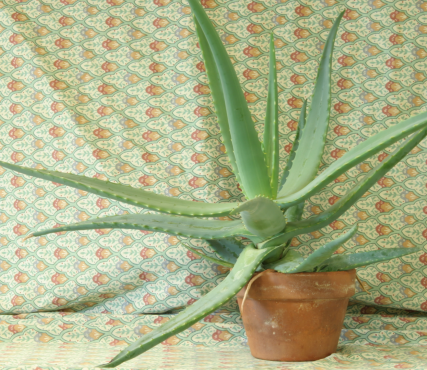
#> input picture stereo_data/middlebury_2006/Aloe/view1.png, 427 x 370 px
$ python haze_gen.py
#> lines starting #> are read from the running program, lines starting #| are printed output that depends on the picture
import numpy as np
import cv2 as cv
import glob
import random

folders = glob.glob("middlebury_2006/*")
for folder in folders:
    print(folder.split('/')[1])
    limg = cv.imread(folder+'/view1.png', 1)/255.0
    ldis = cv.imread(folder+'/disp1.png', 0)/3
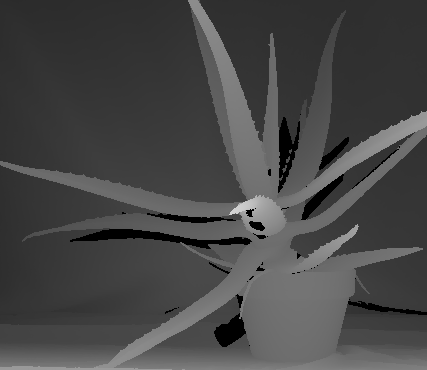
#> input picture stereo_data/middlebury_2006/Aloe/disp1.png, 427 x 370 px
#> ldis: shape (370, 427) float64; min 0, max 70.33, mean 23.4
    rimg = cv.imread(folder+'/view5.png', 1)/255.0
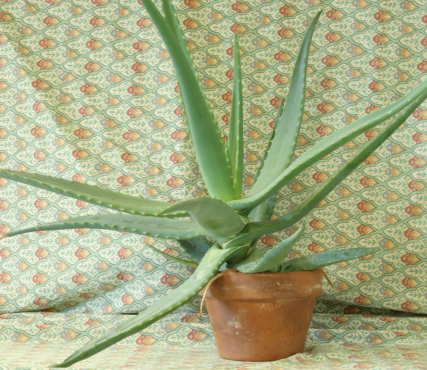
#> input picture stereo_data/middlebury_2006/Aloe/view5.png, 427 x 370 px
    rdis = cv.imread(folder+'/disp5.png', 0)/3
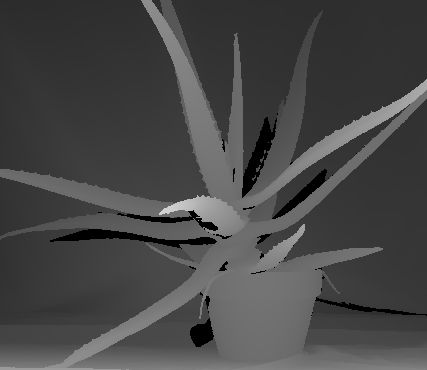
#> input picture stereo_data/middlebury_2006/Aloe/disp5.png, 427 x 370 px
#> rdis: shape (370, 427) float64; min 0, max 70.33, mean 23.5
    for i in range(1, ldis.shape[0]):
        for j in range(ldis.shape[1]):
            if (ldis[i,j] == 0):
                ldis[i, j] = ldis[i-1, j]
            if (rdis[i,j] == 0):
                rdis[i, j] = rdis[i-1, j]
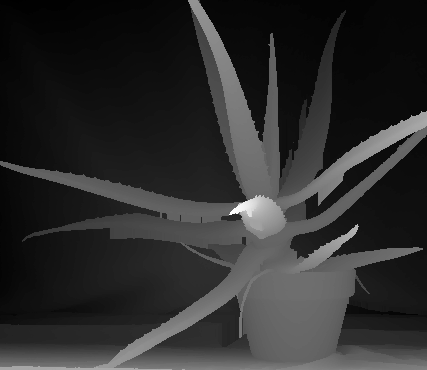
#> ldis: shape (370, 427) float64; min 14.33, max 70.33, mean 24.2; drawn with min black and max white
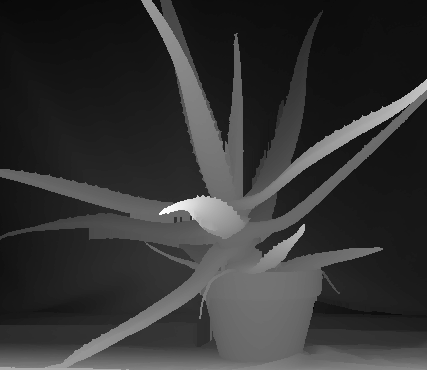
#> rdis: shape (370, 427) float64; min 12.33, max 70.33, mean 24.2; drawn with min black and max white
    for i in range(ldis.shape[0]):
        for j in range(1, ldis.shape[1]):
            if (ldis[i,j] == 0):
                ldis[i, j] = ldis[i, j-1]
            if (rdis[i,j] == 0):
                rdis[i, j] = rdis[i, j-1]
    ldis = np.clip(ldis, 1, ldis.shape[1])
    rdis = np.clip(rdis, 1, rdis.shape[1])
    ldepth = 3740*0.016/ldis
    rdepth = 3740*0.016/rdis
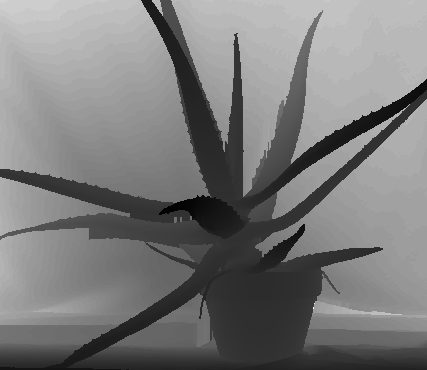
#> rdepth: shape (370, 427) float64; min 0.851, max 4.85, mean 2.78; drawn with min black and max white
    for c in range(10):
        alpha = random.uniform(0.75, 1.0)
        beta = random.uniform(0, 1.5)
        lt = np.exp(-beta*cv.merge((ldepth, ldepth, ldepth)))
        rt = np.exp(-beta*cv.merge((rdepth, rdepth, rdepth)))
        lI = 255*(np.multiply(limg,lt)+alpha*(1-lt))
        rI = 255*(np.multiply(rimg,rt)+alpha*(1-rt))
        lI = lI.astype(np.uint8)
        rI = rI.astype(np.uint8)
        name = folder.split('/')[1]
        print(name+'?'+str(c)+'?'+str(alpha)+'?'+str(beta))
        cv.imwrite('hazy_images/'+name+'_'+str(c)+'_0.png', lI)
        cv.imwrite('hazy_images/'+name+'_'+str(c)+'_1.png', rI)
#> this loop made 10 passes
#> pass 1, `rI = 255*(np.multiply(rimg,rt)+alpha*(1-rt))`:
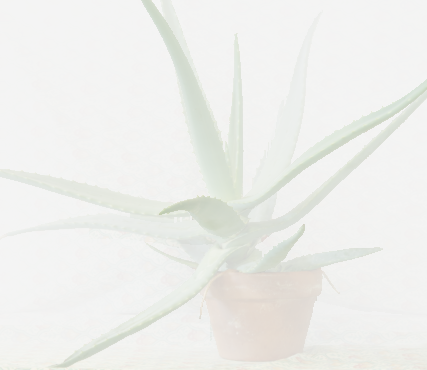
#> rI: shape (370, 427, 3) float64; mean B, G, R 236.4, 239.3, 238.7
#> pass 2 of the loop `for folder in folders:`:
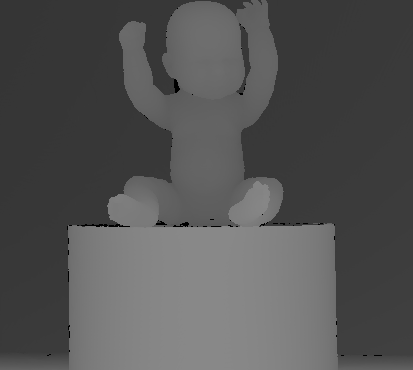
#> input picture stereo_data/middlebury_2006/Baby1/disp1.png, 413 x 370 px
#> after the loop `for i in range(1, ldis.shape[0]):`:
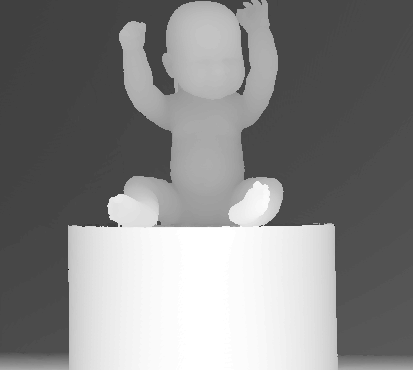
#> ldis: shape (370, 413) float64; min 8.33, max 45.33, mean 27.8; drawn with min black and max white
#> ldepth: shape (370, 413) float64
#> (the run stopped early here; a loop or call above may not have finished)
